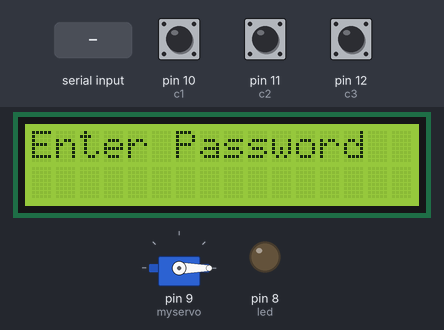
A sketch run on a simulated Arduino Uno, built with avr-gcc and run on an emulated ATmega328P. Parts: 16×2 character LCD, servo, output pins drawn as LEDs (lit = HIGH). The test bench sets the inputs (shaded band); at power-on: pin 10 (c1) HIGH, pin 11 (c2) HIGH, pin 12 (c3) HIGH. Pins used as bus, display or sensor lines are not drawn; what the sketch prints to the serial monitor is not drawn.

Above: at 2.2 s.
2.3 s: "0" received over Serial
At 3.1 s:
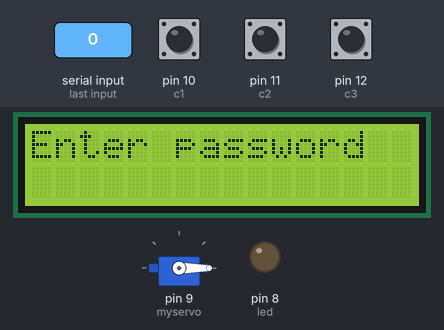
3.8 s: pin 10 (c1) pulled LOW for 0.15 s
At 5.6 s:
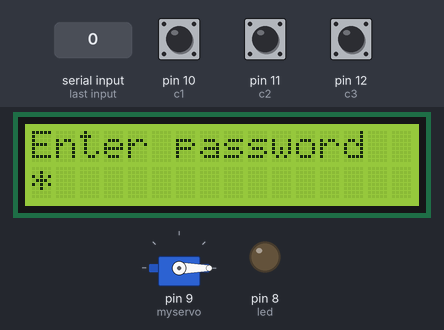
5.9 s: pin 11 (c2) pulled LOW for 0.15 s
At 7.3 s:
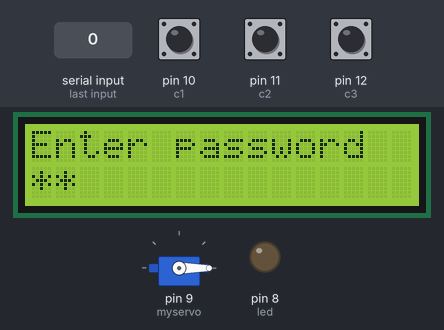
8.0 s: pin 12 (c3) pulled LOW for 0.15 s
At 8.9 s:
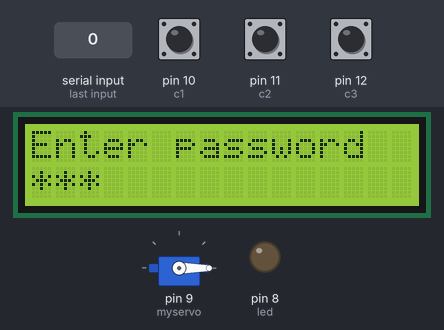
10.1 s: pin 10 (c1) pulled LOW for 1 s
At 12.2 s:
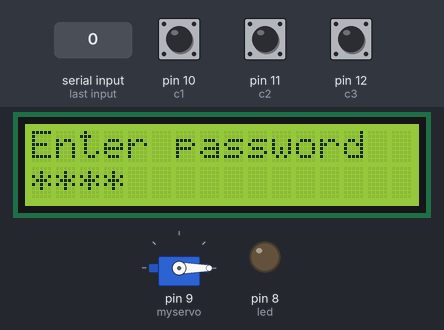
12.8 s: pin 11 (c2) pulled LOW for 0.15 s
At 13.8 s:
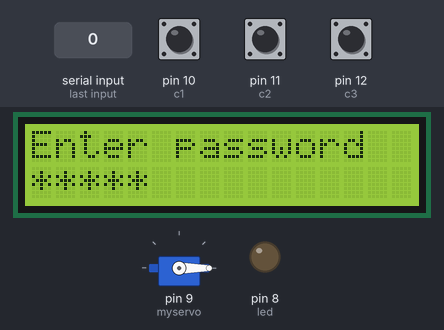
Timing chart, 0 to 15.8 s (numbered marks = the images above; inputs shaded):
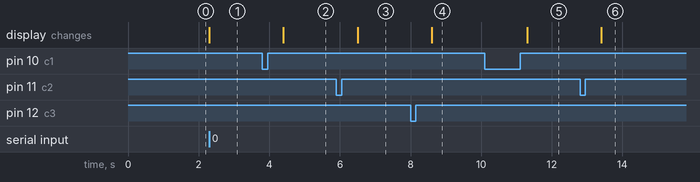

Measured:
- after the input at 2.3 s, the display: changes at once (image 1)
- after the input at 3.8 s, the display: changes after 0.60 s (image 2)
- after the input at 5.9 s, the display: changes after 0.60 s (image 3)
- after the input at 8.0 s, the display: changes after 0.60 s (image 4)
- after the input at 10.1 s, the display: changes after 1.2 s (image 5)
- after the input at 12.8 s, the display: changes after 0.60 s (image 6)

The sketch:

Smart_Gate.ino
```cpp
#include<LiquidCrystal.h>
#define  led 8
#include <Servo.h>

LiquidCrystal lcd(2, 3, 4, 5, 6, 7);
Servo myservo;

int c1 = 10, c2 = 11, c3 = 12;
int r1 = A0, r2 = A1, r3 = A2, r4 = A3;
char Storepass[]="123";
int i=0,j,count=0, del = 600;
int number=sizeof(Storepass)-1;
char pass[sizeof(Storepass)-1];
char key;
int p=0;


void setup() {
 Serial.begin(9600);
  lcd.begin(16, 2);
  lcd.setCursor(0, 0);
  lcd.print("Enter Password  ");
  delay(1000);
  lcd.setCursor(0, 1);

 pinMode(led,OUTPUT);
  pinMode(c1, INPUT_PULLUP);
  pinMode(c2, INPUT_PULLUP);
  pinMode(c3, INPUT_PULLUP);

  pinMode(r1, OUTPUT);
  pinMode(r2, OUTPUT);
  pinMode(r3, OUTPUT);
  pinMode(r4, OUTPUT);

 myservo.attach(9);
 myservo.write(0);

}

void loop() {

 // if (p==1)
 // Serial.print('1');

 key='l';

  row1();

  row2();

  row3();

  row4();


if (key!='l' && key != '#')
{

  pass[i]=key;
   lcd.print('*');
  i++;
}
else if (key == '#')
{
  if (i == number)
  {
    for (int j=0;j<number;j++)
    {
      if(pass[j]==Storepass[j])
      count++;
    }
    if (count==number)
   { bravo();}
    else
    {no();}
  }
   else no();
}
else if (key ='l')
{

}
if(Serial.available())
{

  if (Serial.read()=='0')
  startover();
}
}


void row1() {

  digitalWrite(r1, LOW);
  digitalWrite(r2, HIGH);
  digitalWrite(r3, HIGH);
  digitalWrite(r4, HIGH);


  if (digitalRead(c1) == LOW) {
    key='1';

    delay(del);
  }
  else if (digitalRead(c2) == LOW) {
    key='2';

    delay(del);
  }
  else if (digitalRead(c3) == LOW) {
    key='3';

    delay(del);
  }

}

void row2() {
  digitalWrite(r1, HIGH);
  digitalWrite(r2, LOW);
  digitalWrite(r3, HIGH);
  digitalWrite(r4, HIGH);

  if (digitalRead(c1) == LOW) {
    key='4';

    delay(del);
  }
  else if (digitalRead(c2) == LOW) {
    key='5';

    delay(del);
  }
  else if (digitalRead(c3) == LOW) {
     key='6';

     delay(del);
  }
}

void row3() {
  digitalWrite(r1, HIGH);
  digitalWrite(r2, HIGH);
  digitalWrite(r3, LOW);
  digitalWrite(r4, HIGH);

  if (digitalRead(c1) == LOW) {
     key='7';

     delay(del);
  }
  else if (digitalRead(c2) == LOW) {
     key='8';

     delay(del);
  }
  else if (digitalRead(c3) == LOW) {
     key='9';
     delay(del);
  }
}
void row4() {
  digitalWrite(r1, HIGH);
  digitalWrite(r2, HIGH);
  digitalWrite(r3, HIGH);
  digitalWrite(r4, LOW);

  if (digitalRead(c1) == LOW) {
    key='*';
    delay(del);
  }
  else if (digitalRead(c2) == LOW) {
    key='0';

    delay(del);
  }
  else if (digitalRead(c3) == LOW) {
    key='#';

    delay(del);
  }
}


void bravo()
{
  lcd.clear();
  lcd.setCursor(0,0);
  lcd.print("Welcome Maged   ");
  delay(500);
  digitalWrite(led, HIGH);
   myservo.write(90);
   Serial.print('1');


}
void no()
{

  lcd.clear();
  lcd.setCursor(0,0);
  lcd.print("Wrong password  ");
  delay(2000);
  i=0;
  count=0;
  lcd.clear();
  lcd.setCursor(0,0);
  lcd.print("Enter password: ");
  lcd.setCursor(0,1);
}

void startover()
{
  lcd.clear();
  lcd.setCursor(0,0);
  lcd.print("Enter password  ");
   i=0;
  count=0;
  p=0;
  delay(300);
  myservo.write(0);
  digitalWrite(led,LOW);
  lcd.setCursor(0,1);
  Serial.write("mamamia");
}
```
